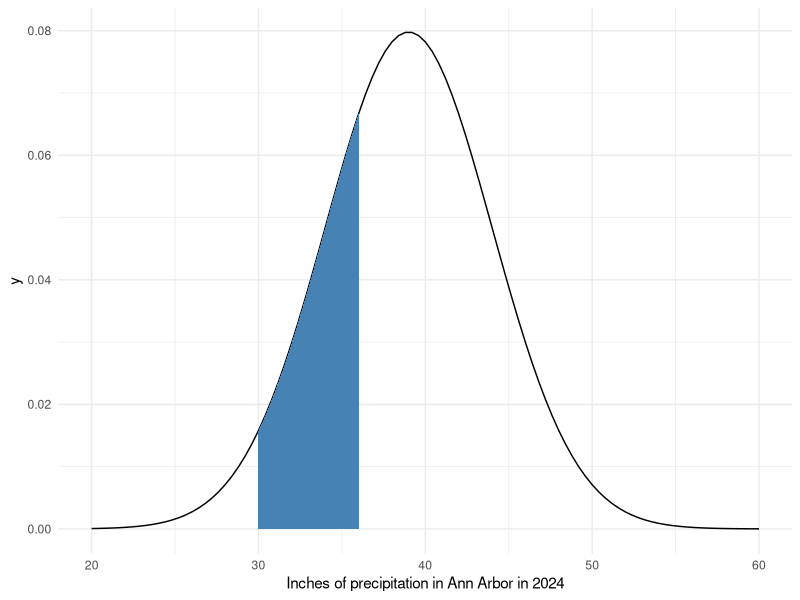
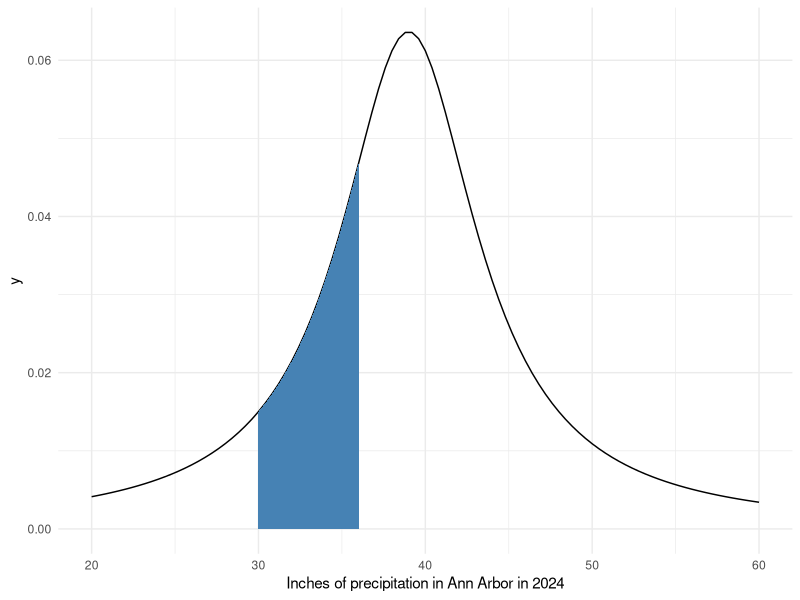
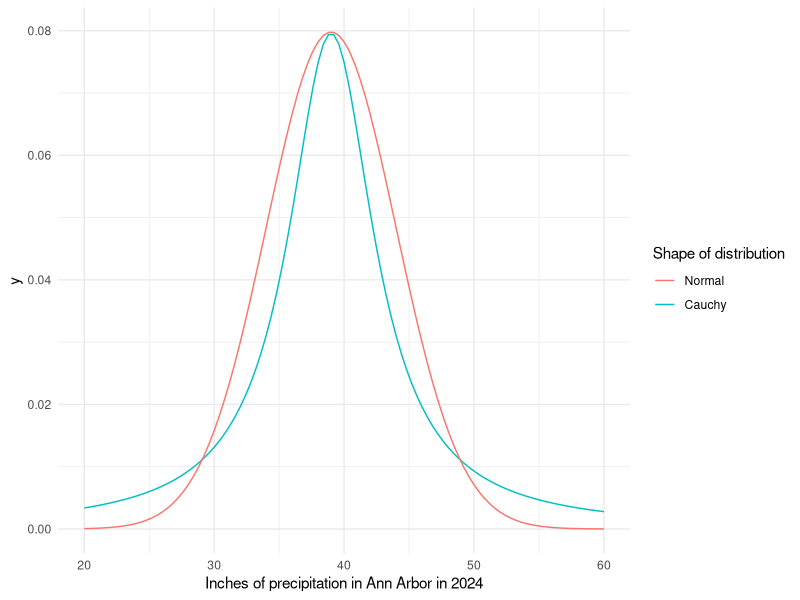

Reproduce these figures in R, in order.
## ---- chunk 1
require(tidyverse)
theme_set(theme_minimal())
ggplot(data.frame(x = c(20, 60)), aes(x)) +
  stat_function(fun = dnorm,
                geom = "line",
                xlim = c(20, 60),
                 args = list(
                  mean = 39,
                  sd = 5
                )) +
  stat_function(fun = dnorm,
                geom = "area",
                fill = "steelblue",
                xlim = c(30, 36),
                 args = list(
                  mean = 39,
                  sd = 5
                )) +
  xlim(20, 60) +
  labs(x = "Inches of precipitation in Ann Arbor in 2024")
## ---- chunk 2
require(tidyverse)
theme_set(theme_minimal())
ggplot(data.frame(x = c(20, 60)), aes(x)) +
  stat_function(fun = dcauchy,
                geom = "line",
                xlim = c(20, 60),
                 args = list(
                  location = 39,
                  scale = 5
                )) +
  stat_function(fun = dcauchy,
                geom = "area",
                fill = "steelblue",
                xlim = c(30, 36),
                 args = list(
                  location = 39,
                  scale = 5
                )) +
  xlim(20, 60) +
  labs(x = "Inches of precipitation in Ann Arbor in 2024")
## ---- chunk 3
require(tidyverse)
theme_set(theme_minimal())
ggplot(data.frame(x = c(20, 60)), aes(x)) +
  stat_function(fun = dcauchy,
                geom = "line",
                xlim = c(20, 60),
                 args = list(
                  location = 39,
                  scale = 4
                ),
                aes(color="red")
                )+
    stat_function(fun = dnorm,
                geom = "line",
                xlim = c(20, 60),
                 args = list(
                  mean = 39,
                  sd = 5
                ),
                aes(color="green")
                )+
  labs(x = "Inches of precipitation in Ann Arbor in 2024", col = "Shape of distribution") +
  scale_color_discrete(labels=c('Normal', 'Cauchy'))
